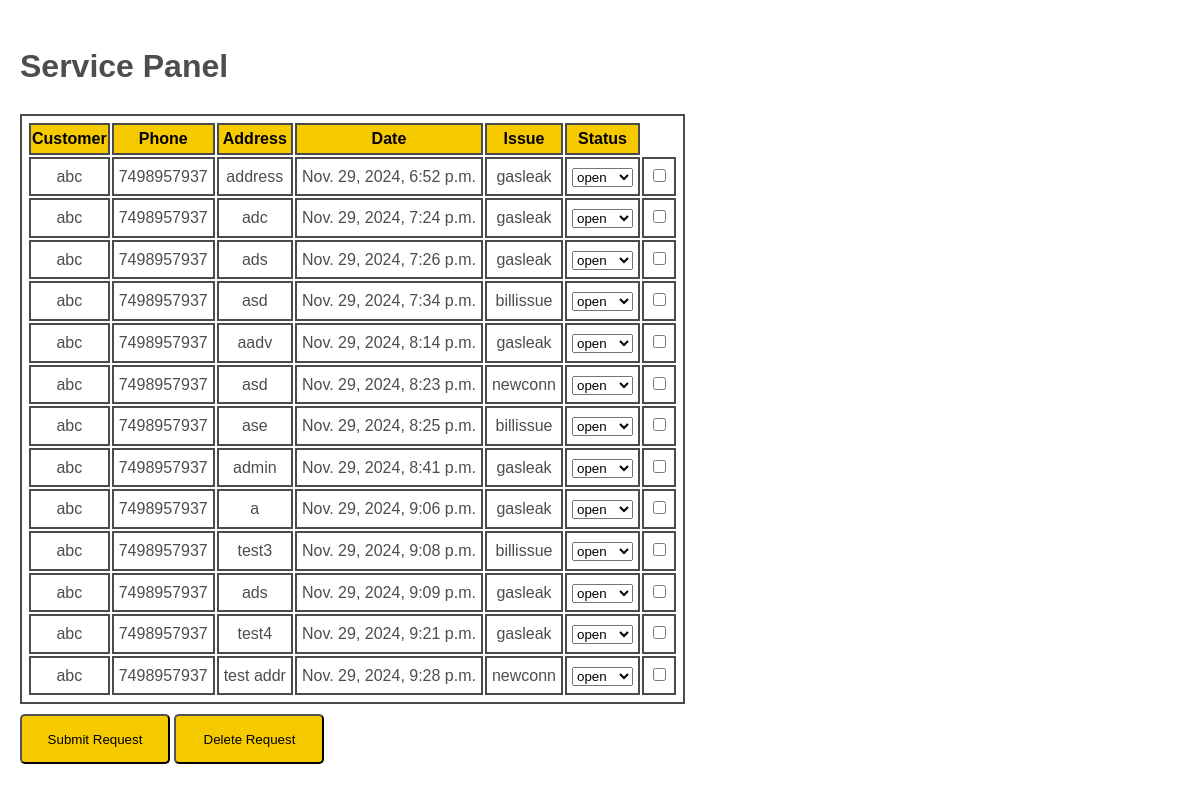
The page /service/ on the database as committed earlier.
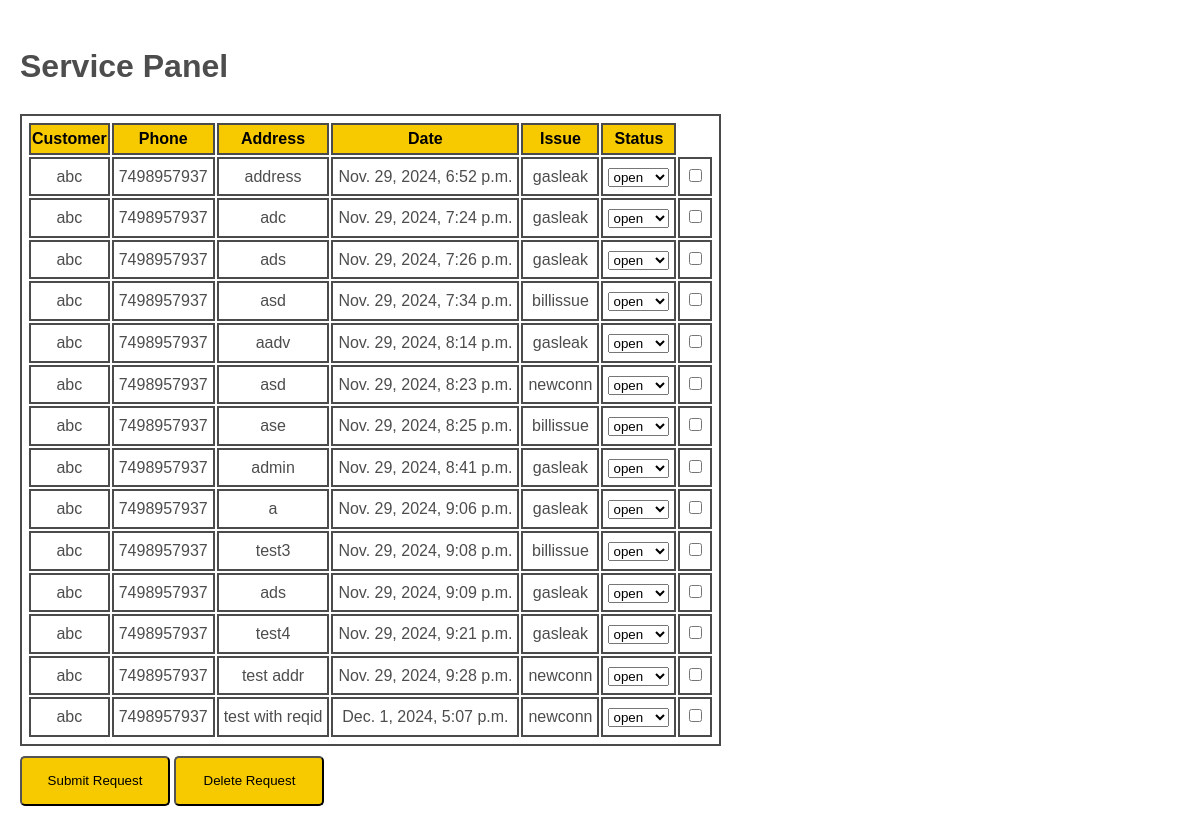
The same page on the database as committed later.
### cust/models.py (models this page shows)
class CustReq(models.Model):
    usid=models.IntegerField(default=0)
    user=models.CharField(max_length=150)
    phone=models.CharField(max_length=10)
    add=models.TextField()
    issue=models.CharField(max_length=50)
    date=models.DateTimeField(auto_now_add=True)
    stat=models.CharField(max_length=20,default='open')
    reqid=models.IntegerField(default=0)

### cust/views.py (the view, shortened to what this page needs)
# urls.py: path('service/',views.service_view,name='service'),
def service_view(request):
    requests=CustReq.objects.all()
    return render(request, 'service.html', {'requests': requests})

### cust/templates/service.html (shortened to what this page needs)
<!DOCTYPE html>
<html>
  <head>
  </head>
  <body>
    <h1>Service Panel</h1>
    <form method="POST">
      <table>
        <tr>
          <th>Customer</th>
          <th>Phone</th>
          <th>Address</th>
          <th>Date</th>
          <th>Issue</th>
          <th>Status</th>
        </tr>
        {% for request in requests %}
        <tr>
          <td>{{ request.user }}</td>
          <td>{{ request.phone }}</td>
          <td>{{ request.add }}</td>
          <td>{{request.date}}</td>
          <td>{{ request.issue }}</td>
          <td>
            <select name="stat_{{ request.reqid }}" required>
              <option value="open">open</option>
            </select>
          </td>
          <td>
            <input
              type="checkbox"
              name="delete_requests"
              value="{{ request.reqid }}"
            />
          </td>
        </tr>
        {% endfor %}
      </table>
      <button type="submit" name="submit">Submit Request</button>
      <button type="submit" name="delete">Delete Request</button>
    </form>
  </body>
</html>

Rows that differ between the two databases and show on the page:
added CustReq: user "abc", phone "7498957937", add "test with reqid", date "Dec. 1, 2024, 5:07 p.m.", issue "newconn", reqid "open"
